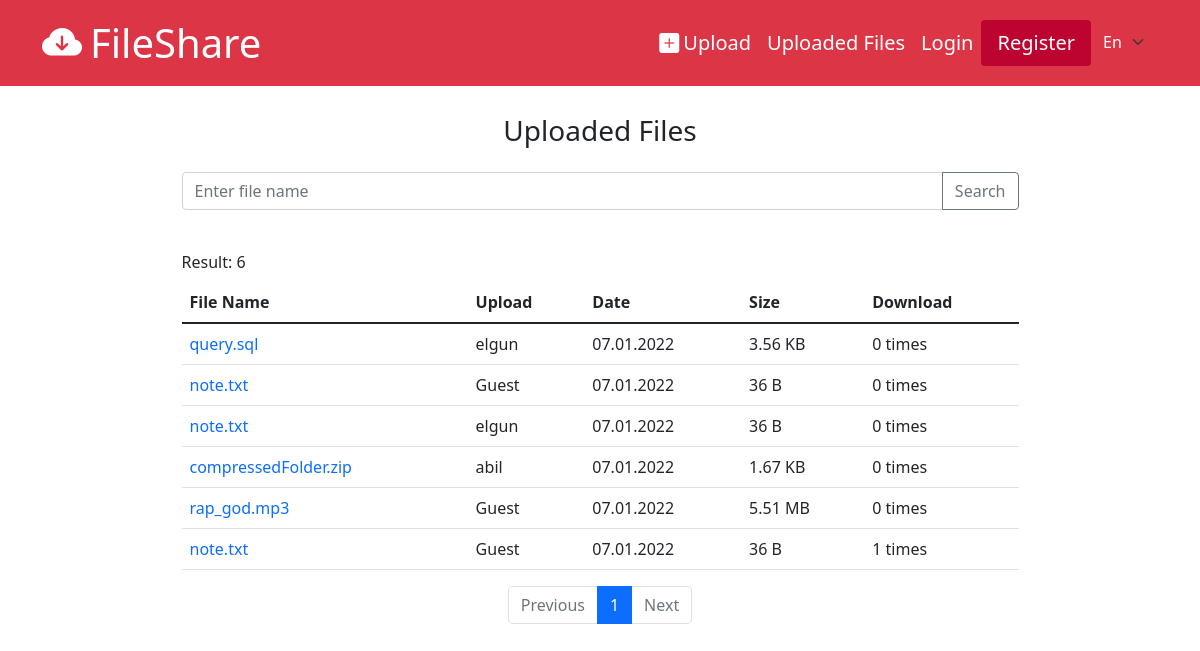
Page /files/all on the committed database.
### tables this page shows
CREATE TABLE `fileinfo` (
  `id` int(11) NOT NULL,
  `file_id` int(11) NOT NULL,
  `storage_id` int(11) DEFAULT NULL,
  `download_count` int(11) NOT NULL DEFAULT 0,
  `status` int(11) NOT NULL DEFAULT 0,
  `old_status` int(11) DEFAULT NULL,
  `password` varchar(255) DEFAULT NULL,
  `description` varchar(255) DEFAULT NULL
);

CREATE TABLE `file` (
  `id` int(11) NOT NULL,
  `name` varchar(255) NOT NULL,
  `path` varchar(255) NOT NULL,
  `size` varchar(255) NOT NULL,
  `created_at` datetime NOT NULL DEFAULT current_timestamp(),
  `type` varchar(255) NOT NULL
);

CREATE TABLE `user` (
  `id` int(11) NOT NULL,
  `name` varchar(255) NOT NULL,
  `username` varchar(255) NOT NULL,
  `email` varchar(255) NOT NULL,
  `password` varchar(255) NOT NULL,
  `birthdate` datetime DEFAULT NULL,
  `gender` int(11) DEFAULT NULL,
  `created_at` datetime NOT NULL DEFAULT current_timestamp(),
  `status` int(11) NOT NULL
);

### app/controllers/Files.php (called while the page is built, shortened)
<?php
    class Files extends Controller{
        protected FileInfo $fileInfoModel;
        public function __construct()
        {
            $this->fileInfoModel = $this->model('FileInfo');
        }
        public function all($pageNo = 1){
            $start = ($pageNo - 1) * 10;
            if($_SERVER['REQUEST_METHOD'] == 'POST'){
                $_POST = filter_input_array(INPUT_POST, FILTER_SANITIZE_STRING);
                $result = $this->fileInfoModel->getFileInfosByNameAndMode($_POST['search'], [$start, 10], FileHelper::FILE_ATTR_PUBLIC);
                $result['search'] = $_POST['search'];
            }else{
                $start = ($pageNo - 1) * 10;
                $result = $this->fileInfoModel->getFileInfosByMode([$start, $start + 10], FileHelper::FILE_ATTR_PUBLIC);
            }
            $idArr = ModelHelper::getAllUserFileId($result['files']);
            if(count($idArr) > 0){
                $detailedResult = $this->fileInfoModel->getAllFileInfoUserDetailById($idArr);
                $result['files'] = ModelHelper::mergeFileInfoArr($result['files'], $detailedResult);
            }
            $content = FileHelper::getPageContentByLang('files/all', Core::$lang);
            $result['page_no'] = $pageNo;
            $result['content'] = $content;
            $this->view('files/all', $result);
        }
    }

### app/libraries/Core.php (called while the page is built, shortened)
<?php
    class Core{
        protected $currentMethod = 'index';
        protected $params = [];
        public function __construct()
        {
            $url = $this->getUrl();
            $index = 0;
            if(isset($url[$index]) && file_exists('../app/controllers/' . $url[$index] . '.php')){
                unset($url[$index]);
                $index++;
            }
            $this->currentController = new $this->currentController;
            if(isset($url[$index])){
                if(method_exists($this->currentController, $url[$index])){
                    $this->currentMethod = $url[$index];
                    unset($url[$index]);
                }
                $this->params = $url ? array_values($url) : [];
            }
            call_user_func_array([ $this->currentController, $this->currentMethod ], $this->params);
        }
        public function getUrl(){
            if(isset($_GET['url'])){
                $url = rtrim($_GET['url'], '/');
                $url = filter_var($url, FILTER_SANITIZE_URL);
                $url = explode('/', $url);
                return $url;
            }
        }
    }

### public/index.php (called while the page is built, shortened)
<?php
    new Core();

### app/libraries/Database.php (called while the page is built, shortened)
<?php
    class Database{
        private $dbh;
        private $stmt;
        public function __construct($host, $user, $pass, $dbname){
            $dsn = 'mysql:host=' . $host . ';dbname=' . $dbname;
            $options = [
                PDO::ATTR_PERSISTENT => true,
                PDO::ATTR_ERRMODE => PDO::ERRMODE_EXCEPTION,
                PDO::ATTR_DEFAULT_FETCH_MODE => PDO::FETCH_OBJ,
            ];
            try{
                $this->dbh = new PDO($dsn, $user, $pass, $options);
            }catch(PDOException $e){
                $this->error = $e->getMessage();
                echo $this->error;
            }
        }
        public function query($sql){
            $this->stmt = $this->dbh->prepare($sql);
        }
        public function bind($param, $value, $type = null){
            if(is_null($type)){
                switch(true){
                    case is_int($value):
                        $type = PDO::PARAM_INT;
                        break;
                }
            }
            $this->stmt->bindValue($param, $value, $type);
        }
        public function execute(){
            return $this->stmt->execute();
        }
        public function resultSet(){
            $this->execute();
            return $this->stmt->fetchAll();
        }
        public function single(){
            $this->execute();
            return $this->stmt->fetch();
        }
        public function rowCount(){
            return $this->stmt->rowCount();
        }
    }

### app/models/FileInfo.php (called while the page is built, shortened)
<?php
    class FileInfo extends Model{
        public function getFileInfosByMode(array $range, int $mode){
            $this->db->query("SELECT COUNT(*) as file_count FROM `fileinfo` WHERE `fileinfo`.`status` = :status");
            $this->db->bind(':status', $mode);
            $this->db->execute();
            $totalFile = $this->db->single()->file_count;
            $sql = "SELECT *, `file`.`created_at` as `file_created_at`,
                            `file`.`name` as `file_name`,
                            `fileinfo`.`id` as `fileinfo_id`,
                            `file`.`id` as `file_id` FROM `fileinfo`
                            INNER JOIN `file` ON `fileinfo`.`file_id` = `file`.`id`
                            WHERE `fileinfo`.`status` = :status ORDER BY `file`.`created_at`
                            DESC LIMIT :start, :count";
            $this->db->query($sql);
            $this->db->bind(':status', $mode);
            $this->db->bind(':start', $range[0]);
            $this->db->bind(':count', $range[1]);
            $this->db->execute();
            $dataSet = $this->db->resultSet();
            $pageCount = 0;
            if($this->db->rowCount() != 0)
            {
                $pageCount = ceil($totalFile / $range[1]);
            }
            return [
                'files' => $dataSet,
                'total_count' => $totalFile,
                'page_count' => $pageCount
            ];
        }
        public function getAllFileInfoUserDetailById($fileInfoIdArr){
            $sql = "SELECT *, `file`.`created_at` AS `file_created_at`,
                                         `file`.`name` AS `file_name`,
                                          `fileinfo`.`id` AS `fileinfo_id`,
                                          `fileinfo`.`status` as `fileinfo_status`,
                                          `file`.`id` AS `file_id` FROM `fileinfo`
                                          INNER JOIN `file` ON `fileinfo`.`file_id` = `file`.`id`
                                          INNER JOIN `userstorage` ON `userstorage`.`id` = `fileinfo`.`storage_id`
                                        INNER JOIN `user` ON `userstorage`.`user_id` = `user`.`id` WHERE `fileinfo`.`id` IN (";
            $sql .= implode(",", $fileInfoIdArr) . ")";
            $this->db->query($sql);
            $this->db->execute();
            return $this->db->resultSet();
        }
    }

### app/libraries/Model.php (called while the page is built, shortened)
<?php
    class Model{
        public function __construct()
        {
            $this->db = new Database(DB_HOST, DB_USER, DB_PASS, DB_NAME);
        }
    }

### app/helpers/model_helper.php (called while the page is built, shortened)
<?php
    class ModelHelper{
        public static function getAllUserFileId($fileInfoArr){
            $idArr = [];
            foreach ($fileInfoArr as $fileInfo) {
                if(!is_null($fileInfo->storage_id)){
                    $idArr[] = $fileInfo->fileinfo_id;
                }
            }
            return $idArr;
        }
    }

### app/helpers/sizing_helper.php (called while the page is built)
<?php
    function formatBytes($bytes, $precision = 2) {
        $units = array('B', 'KB', 'MB', 'GB', 'TB');
        $bytes = max($bytes, 0);
        $pow = floor(($bytes ? log($bytes) : 0) / log(1024));
        $pow = min($pow, count($units) - 1);
        $bytes /= pow(1024, $pow);
        return round($bytes, $precision) . ' ' . $units[$pow];
    }

### app/views/files/all.php (the view, shortened to what this page needs)
<?php require_once APPROOT . '/views/partials/header.php'?>
    <div class="container">
        <div class="d-flex flex-column justify-content-center align-items-center w-75 mx-auto">
            <h1 class="fs-3 my-4"><?= $data['content']->title ?></h1>
            <form method="POST" class="w-100">
                <div class="input-group mb-3">
                    <input type="text" class="form-control" name="search" placeholder="<?= $data['content']->search_input ?>" value="<?= isset($data['search']) ? $data['search'] : ''?>">
                    <button class="btn btn-outline-secondary" type="submit" id="button-addon2"><?= $data['content']->search_btn ?></button>
                </div>
            </form>
            <p id="result-count" class="mt-4"><?= $data['content']->search_result ?>: <?= $data['total_count'] ?></p>
            <table class="table table-hover mt-2">
                <thead>
                    <tr>
                        <th><?= $data['content']->table->col0 ?></th>
                        <th><?= $data['content']->table->col1 ?></th>
                        <th><?= $data['content']->table->col2 ?></th>
                        <th><?= $data['content']->table->col3 ?></th>
                        <th><?= $data['content']->table->col4 ?></th>
                    </tr>
                </thead>
                <tbody>
                    <?php foreach ($data['files'] as $file): ?>
                        <tr>
                            <td><a href="<?= URLROOT ?>/files/info/<?= $file->fileinfo_id ?>"><?= $file->file_name ?></a></td>
                            <td><?= property_exists($file, 'username') ? $file->username : $data['content']->guest ?></td>
                            <td><?= (new DateTime($file->file_created_at))->format('d.m.Y') ?></td>
                            <td><?= formatBytes($file->size) ?></td>
                            <td><?= $file->download_count ?> <?= $data['content']->time ?></td>
                        </tr>
                    <?php endforeach; ?>
                </tbody>
            </table>
            <nav >
                <ul class="pagination">
                    <li class="page-item <?= $data['page_no'] == 1 ? 'disabled' : '' ?>">
                      <a class="page-link" href="<?= $data['page_no'] == 1 ? '#' : URLROOT . '/files/all/' . $data['page_no'] - 1 ?>"><?= $data['content']->pagePrev ?></a>
                    </li>
                    <?php for($i = 1; $i <= $data['page_count']; $i++): ?>
                    <li class="page-item <?= $data['page_no'] == $i ? 'active' : '' ?>" aria-current="page">
                        <a class="page-link" href="<?= URLROOT . '/files/all/' . $i?>"><?= $i ?></a>
                    </li>
                    <?php endfor; ?>
                    <li class="page-item <?= $data['page_no'] == $data['page_count'] || $data['page_count'] == 0 ? 'disabled' : '' ?>">
                        <a class="page-link" href="<?= $data['page_no'] == $data['page_count'] ? '#' : URLROOT . '/files/all/' . $data['page_no'] + 1 ?>"><?= $data['content']->pageNext ?></a>
                    </li>
                </ul>
            </nav>
        </div>
    </div>
<?php require_once APPROOT . '/views/partials/footer.php'?>

### public/css/style.css (style rules this page uses)
a { text-decoration: none; }
body, p { margin: 0; }
#result-count { align-self: start; }
body::before { display: block; height: 90px; content: ""; }

### rows in the picture
fileinfo: file.name "query.sql", user.username "elgun", file.created_at "07.01.2022", file.size "3.56 KB", download_count "0", time "times"
fileinfo: file.name "note.txt", guest "Guest", file.created_at "07.01.2022", file.size "36 B", download_count "0", time "times"
fileinfo: file.name "note.txt", user.username "elgun", file.created_at "07.01.2022", file.size "36 B", download_count "0", time "times"
fileinfo: file.name "compressedFolder.zip", user.username "abil", file.created_at "07.01.2022", file.size "1.67 KB", download_count "0", time "times"
fileinfo: file.name "rap_god.mp3", guest "Guest", file.created_at "07.01.2022", file.size "5.51 MB", download_count "0", time "times"
fileinfo: file.name "note.txt", guest "Guest", file.created_at "07.01.2022", file.size "36 B", download_count "1", time "times"

### other values in the picture
SITENAME "FileShare"
$content->menu1 "Upload"
$content->menu2 "Uploaded Files"
$content->menu4 "Login"
$content->menu5 "Register"
$data['content']->title "Uploaded Files"
$data['content']->search_btn "Search"
$data['content']->search_result "Result"
$data['total_count'] "6"
$data['content']->table->col0 "File Name"
$data['content']->table->col1 "Upload"
$data['content']->table->col2 "Date"
$data['content']->table->col3 "Size"
$data['content']->table->col4 "Download"
$data['content']->pagePrev "Previous"
